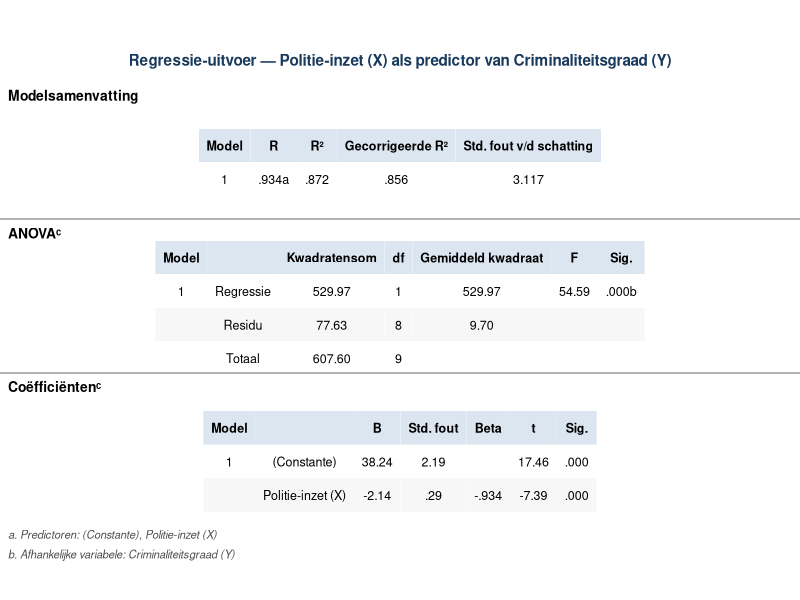

R code for this plot:
# generate_regressie_output_tabel.R
# Creates: regressie_output_tabel.png
# Used in: Oef - 8.5 (Hoofdstuk 8)
# Topic: SPSS-style regression output table.
#        Students read R² = 0.872 → 87% of variance explained.
#
# Key values (consistent with Answer.R feedback):
#   n = 10, R = 0.934, R² = 0.872, Adjusted R² = 0.856
#   SE of estimate = 3.117
#   ANOVA: F(1,8) = 54.59, p < .001
#   Coefficients: Constante = 38.24, Politie-inzet = -2.14
#
# Run from this directory: Rscript generate_regressie_output_tabel.R

library(grid)
library(gridExtra)

# ── Helper: draw a bordered table with a bold title header ────────────────────
make_section <- function(title, df_data) {
  # Title grob
  title_grob <- textGrob(
    title,
    gp = gpar(fontface = "bold", fontsize = 10, col = "black"),
    x = 0.01, just = "left"
  )
  # Table grob
  tbl <- tableGrob(
    df_data,
    rows  = NULL,
    theme = ttheme_minimal(
      base_size  = 9,
      core       = list(fg_params = list(col = "black"),
                        bg_params = list(fill = c("white", "#f7f7f7"),
                                         alpha = 1)),
      colhead    = list(fg_params = list(fontface = "bold", col = "black"),
                        bg_params = list(fill = "#dce6f1")),
      padding    = unit(c(4, 6), "mm")
    )
  )
  # Top border line under column headers
  list(title = title_grob, table = tbl)
}

# ── Section 1: Model Summary ──────────────────────────────────────────────────
ms_df <- data.frame(
  "Model"                    = "1",
  "R"                        = ".934a",
  "R\u00b2"                  = ".872",
  "Gecorrigeerde R\u00b2"    = ".856",
  "Std. fout v/d schatting"  = "3.117",
  check.names = FALSE
)

# ── Section 2: ANOVA ──────────────────────────────────────────────────────────
anova_df <- data.frame(
  "Model"                 = c("1", "", ""),
  " "                     = c("Regressie", "Residu", "Totaal"),
  "Kwadratensom"          = c("529.97", "77.63", "607.60"),
  "df"                    = c("1", "8", "9"),
  "Gemiddeld kwadraat"    = c("529.97", "9.70", ""),
  "F"                     = c("54.59", "", ""),
  "Sig."                  = c(".000b", "", ""),
  check.names = FALSE
)

# ── Section 3: Coefficients ───────────────────────────────────────────────────
coef_df <- data.frame(
  "Model"        = c("1", ""),
  " "            = c("(Constante)", "Politie-inzet (X)"),
  "B"            = c("38.24", "-2.14"),
  "Std. fout"    = c("2.19", ".29"),
  "Beta"         = c("", "-.934"),
  "t"            = c("17.46", "-7.39"),
  "Sig."         = c(".000", ".000"),
  check.names = FALSE
)

# ── Footnotes ─────────────────────────────────────────────────────────────────
note1 <- textGrob(
  "a. Predictoren: (Constante), Politie-inzet (X)",
  gp = gpar(fontsize = 8, col = "grey30", fontface = "italic"),
  x = 0.01, just = "left"
)
note2 <- textGrob(
  "b. Afhankelijke variabele: Criminaliteitsgraad (Y)",
  gp = gpar(fontsize = 8, col = "grey30", fontface = "italic"),
  x = 0.01, just = "left"
)

# ── Build grobs ───────────────────────────────────────────────────────────────
s1 <- make_section("Modelsamenvatting", ms_df)
s2 <- make_section("ANOVA\u1d9c", anova_df)
s3 <- make_section("Co\u00ebffici\u00ebnten\u1d9c", coef_df)

main_title <- textGrob(
  "Regressie-uitvoer \u2014 Politie-inzet (X) als predictor van Criminaliteitsgraad (Y)",
  gp = gpar(fontface = "bold", fontsize = 11, col = "#1a3a5c"),
  x = 0.5, just = "centre"
)

layout <- arrangeGrob(
  main_title,
  s1$title, s1$table,
  rectGrob(height = unit(0.5, "mm"), gp = gpar(fill = "grey70", col = NA)),
  s2$title, s2$table,
  rectGrob(height = unit(0.5, "mm"), gp = gpar(fill = "grey70", col = NA)),
  s3$title, s3$table,
  note1, note2,
  ncol   = 1,
  heights = unit(c(12, 6, 28, 1, 6, 32, 1, 6, 32, 5, 5), "mm")
)

# ── Save ──────────────────────────────────────────────────────────────────────
png("regressie_output_tabel.png", width = 820, height = 520,
    res = 110, bg = "white")
grid.draw(layout)
dev.off()
cat("Saved: regressie_output_tabel.png\n")
cat("Key value for students: R2 = 0.872 -> 87%\n")
